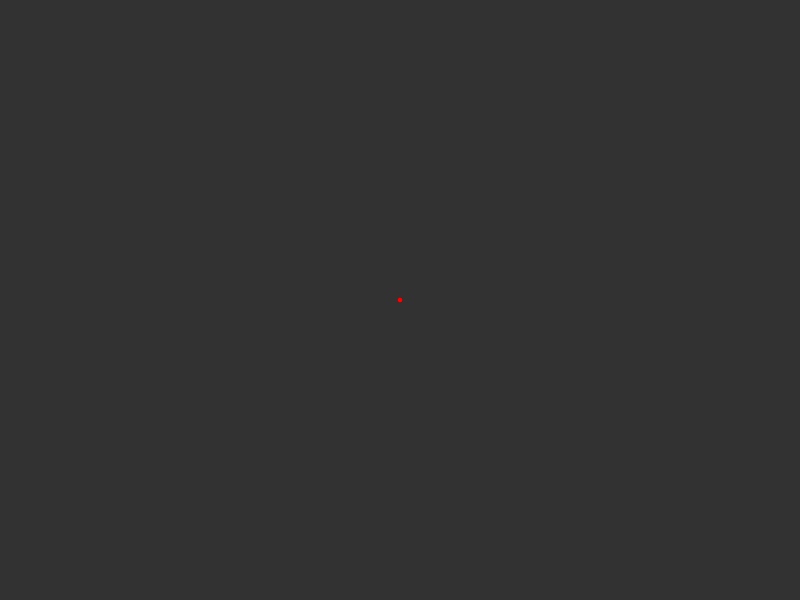
Frame 1 (no input)
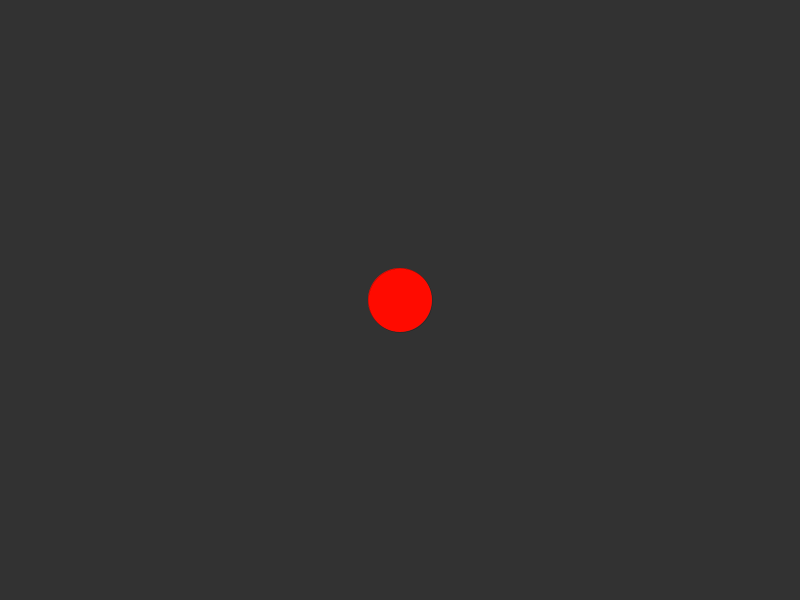
Frame 60 (the mouse pressed at the canvas centre just before this capture)
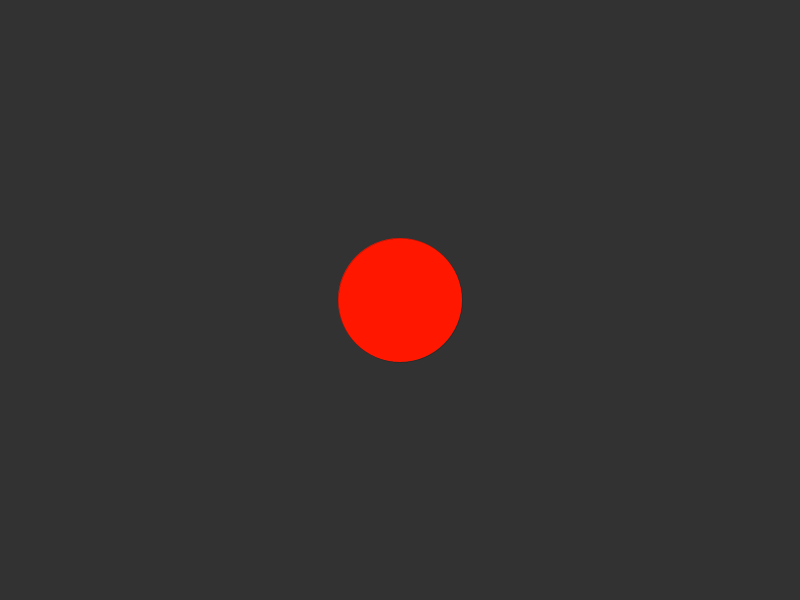
Frame 120 (the mouse held since frame 60 and released just before this capture)

The Processing sketch that drew these frames (run headless with seeded random() and noise(); from frame 60 on, the mouse is pressed at the canvas centre):

// Processing sketch: growing_circle
// ── growing_circle.pde
//dimensions
float ellipseWidth;
float ellipseHeight;

//color
float fillRed;
float fillGreen;

void setup() {
  size(800, 600);
  ellipseWidth=5;
  ellipseHeight=5;
  fillRed=255;
}

void draw() {
  //Drawing Stuff
  background (50);
  fill(fillRed, fillGreen, 0, 255);
  strokeWeight(0);
  ellipseMode(CENTER);
  ellipse(400, 300, ellipseWidth, ellipseHeight);

  //Logic Stuff
  ellipseWidth=ellipseWidth+1;
  ellipseHeight=ellipseHeight+1;
  fillGreen=fillGreen+0.2;
}
